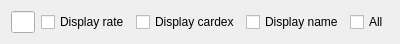
<?xml version="1.0" encoding="UTF-8"?>
<ui version="4.0">
 <class>FInHouseGuest</class>
 <widget class="QWidget" name="FInHouseGuest">
  <property name="geometry">
   <rect>
    <x>0</x>
    <y>0</y>
    <width>400</width>
    <height>41</height>
   </rect>
  </property>
  <property name="windowTitle">
   <string>Form</string>
  </property>
  <layout class="QHBoxLayout" name="horizontalLayout">
   <item>
    <widget class="EDateEdit" name="leDate"/>
   </item>
   <item>
    <widget class="EQCheckBox" name="chDisplayRate">
     <property name="focusPolicy">
      <enum>Qt::ClickFocus</enum>
     </property>
     <property name="text">
      <string>Display rate</string>
     </property>
     <property name="Field" stdset="0">
      <string>r.f_pricePerNight</string>
     </property>
    </widget>
   </item>
   <item>
    <widget class="EQCheckBox" name="chDisplayCardex">
     <property name="focusPolicy">
      <enum>Qt::ClickFocus</enum>
     </property>
     <property name="text">
      <string>Display cardex</string>
     </property>
     <property name="Field" stdset="0">
      <string>cx.f_name</string>
     </property>
    </widget>
   </item>
   <item>
    <widget class="EQCheckBox" name="chDisplayName">
     <property name="focusPolicy">
      <enum>Qt::ClickFocus</enum>
     </property>
     <property name="text">
      <string>Display name</string>
     </property>
     <property name="Field" stdset="0">
      <string>concat(g.f_title, ' ', g.f_firstName, ' ', g.f_lastName)</string>
     </property>
    </widget>
   </item>
   <item>
    <widget class="EQCheckBox" name="chAll">
     <property name="focusPolicy">
      <enum>Qt::ClickFocus</enum>
     </property>
     <property name="text">
      <string>All</string>
     </property>
     <property name="Field" stdset="0">
      <string>r.f_extraBedFee;r.f_mealPrice;v.f_vat</string>
     </property>
    </widget>
   </item>
   <item>
    <spacer name="horizontalSpacer">
     <property name="orientation">
      <enum>Qt::Horizontal</enum>
     </property>
     <property name="sizeHint" stdset="0">
      <size>
       <width>2</width>
       <height>20</height>
      </size>
     </property>
    </spacer>
   </item>
  </layout>
 </widget>
 <customwidgets>
  <customwidget>
   <class>EDateEdit</class>
   <extends>QLineEdit</extends>
   <header location="global">edateedit.h</header>
  </customwidget>
  <customwidget>
   <class>EQCheckBox</class>
   <extends>QCheckBox</extends>
   <header location="global">eqcheckbox.h</header>
  </customwidget>
 </customwidgets>
 <resources/>
 <connections>
  <connection>
   <sender>chDisplayRate</sender>
   <signal>clicked(bool)</signal>
   <receiver>FInHouseGuest</receiver>
   <slot>groupCheckClicked(bool)</slot>
   <hints>
    <hint type="sourcelabel">
     <x>122</x>
     <y>20</y>
    </hint>
    <hint type="destinationlabel">
     <x>199</x>
     <y>20</y>
    </hint>
   </hints>
  </connection>
  <connection>
   <sender>chDisplayName</sender>
   <signal>clicked(bool)</signal>
   <receiver>FInHouseGuest</receiver>
   <slot>groupCheckClicked(bool)</slot>
   <hints>
    <hint type="sourcelabel">
     <x>310</x>
     <y>20</y>
    </hint>
    <hint type="destinationlabel">
     <x>199</x>
     <y>20</y>
    </hint>
   </hints>
  </connection>
  <connection>
   <sender>chDisplayCardex</sender>
   <signal>clicked(bool)</signal>
   <receiver>FInHouseGuest</receiver>
   <slot>groupCheckClicked(bool)</slot>
   <hints>
    <hint type="sourcelabel">
     <x>215</x>
     <y>20</y>
    </hint>
    <hint type="destinationlabel">
     <x>199</x>
     <y>20</y>
    </hint>
   </hints>
  </connection>
  <connection>
   <sender>chAll</sender>
   <signal>clicked(bool)</signal>
   <receiver>FInHouseGuest</receiver>
   <slot>groupCheckClicked(bool)</slot>
   <hints>
    <hint type="sourcelabel">
     <x>365</x>
     <y>20</y>
    </hint>
    <hint type="destinationlabel">
     <x>199</x>
     <y>20</y>
    </hint>
   </hints>
  </connection>
 </connections>
 <slots>
  <slot>groupCheckClicked(bool)</slot>
 </slots>
</ui>
